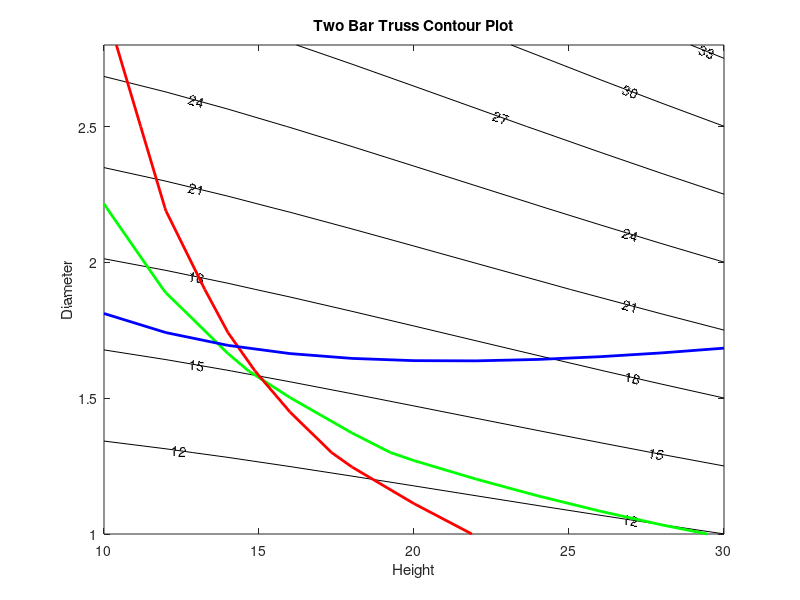

This chart was generated by the following MATLAB code: (Note: this script raises an error after producing the figure.)
% This program constructs a contour plot for the two-bar truss
% constants
pi = 3.14159;
dens = 0.3;
modu = 30000;
load = 66.0;
 
% analysis variables
wdth = 60;
thik = 0.15;
 
% design variables at mesh points
[hght,diam] = meshgrid(10:2:30,1:.3:3);
 
% equations
leng = ((wdth/2)^2 + hght.^2).^0.5;
area = pi * diam .* thik;
iovera = (diam.^2 + thik^2)/8;
wght = 2 * dens * leng .* area
strs = load * leng ./ (2 * area .* hght);
buck = pi^2 * modu * iovera ./ (leng.^2);
defl = load * leng.^3 ./ (2*modu * area .* hght.^2);
 
figure(1)
[C,h] = contour(hght,diam,wght,12:3:33,'k');
clabel(C,h,'Labelspacing',250);
title('Two Bar Truss Contour Plot');
xlabel('Height');
ylabel('Diameter');
hold on;
% solid lines to show constraint boundaries
contour(hght,diam,strs,[100,100],'g-','LineWidth',2);
contour(hght,diam,defl,[0.25,0.25],'r-','LineWidth',2);
contour(hght,diam,(strs-buck),[0.0,0.0],'b-','LineWidth',2);
show a legend
legend('Weight','Stress<100','Deflection<0.25','Stress-Buckling<0')

